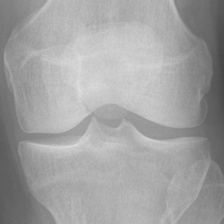
#> input picture KneeXrayData/ClsKLData/kneeKL224/auto_test/0/9067811_2.png, 224 x 224 px; its folder holds only this picture in this run
$ jupyter execute --allow-errors 01_eda.ipynb   (shell and % lines are left out)
#> lines starting #> are read from the running program, lines starting #| are printed output that depends on the picture
# xrAI-OA: Exploratory Data Analysis

Knee OA dataset (shashwatwork Kaggle) with KL grades 0-4.

[cell 1]
import sys
sys.path.insert(0, '..')

import os
import numpy as np
import matplotlib.pyplot as plt
import seaborn as sns
import cv2
from pathlib import Path
from collections import Counter

plt.style.use('seaborn-v0_8-whitegrid')
sns.set_palette('viridis')

## 1. Dataset Overview

[cell 2]
DATA_ROOT = Path('../KneeXrayData/ClsKLData/kneeKL224')

# Count images per split and grade
splits = ['train', 'val', 'test', 'auto_test']
stats = {}

for split in splits:
    split_dir = DATA_ROOT / split
    if not split_dir.exists():
        continue
    stats[split] = {}
    for grade in range(5):
        grade_dir = split_dir / str(grade)
        count = len(list(grade_dir.glob('*.png'))) if grade_dir.exists() else 0
        stats[split][grade] = count

# Display as table
import pandas as pd
df_stats = pd.DataFrame(stats).T
df_stats.columns = [f'KL{i}' for i in range(5)]
df_stats['Total'] = df_stats.sum(axis=1)
print('Dataset Distribution:')
df_stats

## 2. Class Distribution Visualization

[cell 3]
fig, axes = plt.subplots(1, 3, figsize=(15, 5))

#> (the rest of this cell did not finish here and is left out)

## 3. Sample Images per KL Grade

[cell 4]
fig, axes = plt.subplots(5, 5, figsize=(15, 15))

for row, grade in enumerate(range(5)):
    grade_dir = DATA_ROOT / 'train' / str(grade)
    images = sorted(grade_dir.glob('*.png'))[:5]
    for col, img_path in enumerate(images):
        img = cv2.imread(str(img_path), cv2.IMREAD_GRAYSCALE)
#> img is the input picture: shape (224, 224); min 68, max 222, mean 161.6
        axes[row][col].imshow(img, cmap='gray')
        axes[row][col].set_title(f'KL{grade}: {img_path.stem}', fontsize=8)
        axes[row][col].axis('off')
    axes[row][0].set_ylabel(f'KL {grade}', fontsize=12, weight='bold')

fig.suptitle('Sample Images per KL Grade', fontsize=14, weight='bold')
plt.tight_layout()
plt.savefig('../results/sample_images.png', dpi=150)
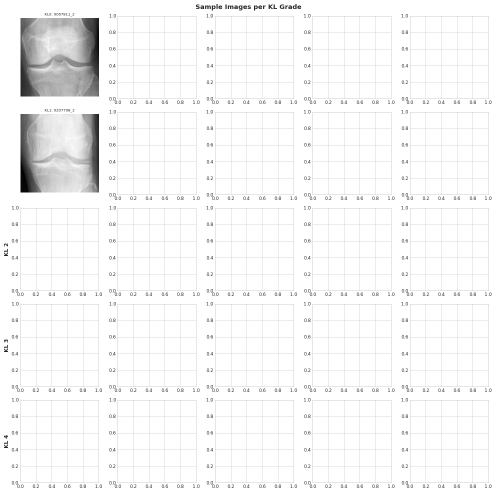
#> figure drawn by matplotlib, 2 panels
plt.show()

## 4. Image Statistics per Grade

[cell 5]
# Compute mean pixel intensity per grade
grade_stats = {}

#> (the rest of this cell did not finish here and is left out)

[cell 6]
# Pixel intensity histograms per grade
fig, ax = plt.subplots(figsize=(10, 5))

for grade in range(5):
    grade_dir = DATA_ROOT / 'train' / str(grade)
    all_pixels = []
    for img_path in list(grade_dir.glob('*.png'))[:50]:
        img = cv2.imread(str(img_path), cv2.IMREAD_GRAYSCALE)
        if img is not None:
            all_pixels.extend(img.flatten()[::10].tolist())  # subsample
    ax.hist(all_pixels, bins=64, alpha=0.5, density=True, label=f'KL{grade}')

ax.set_xlabel('Pixel Intensity')
ax.set_ylabel('Density')
ax.set_title('Pixel Intensity Distribution by KL Grade')
ax.legend()
plt.tight_layout()
plt.savefig('../results/pixel_distributions.png', dpi=150)
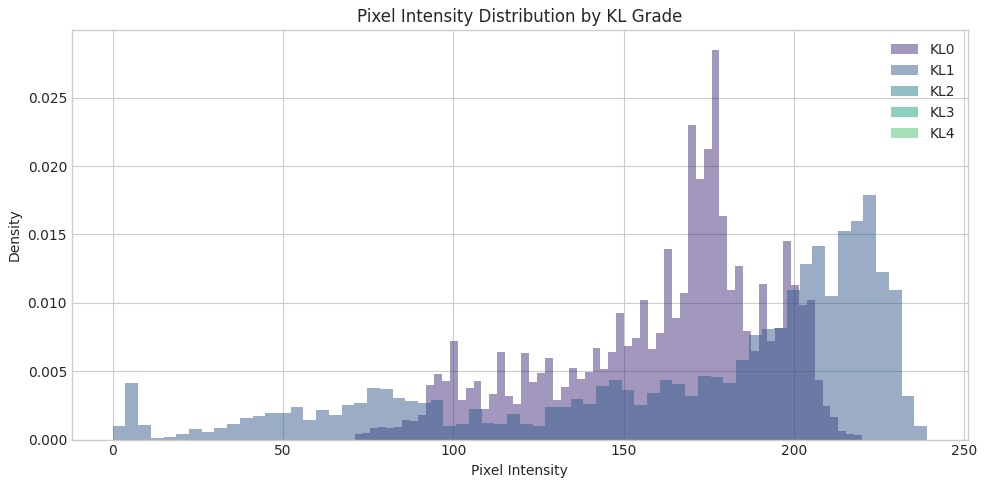
#> figure drawn by matplotlib, 1 panel; tallest bar 0.0285 high, from x = 175.8 to 178.1; tallest bar 0.0179 high, from x = 220.3 to 224.1
plt.show()
